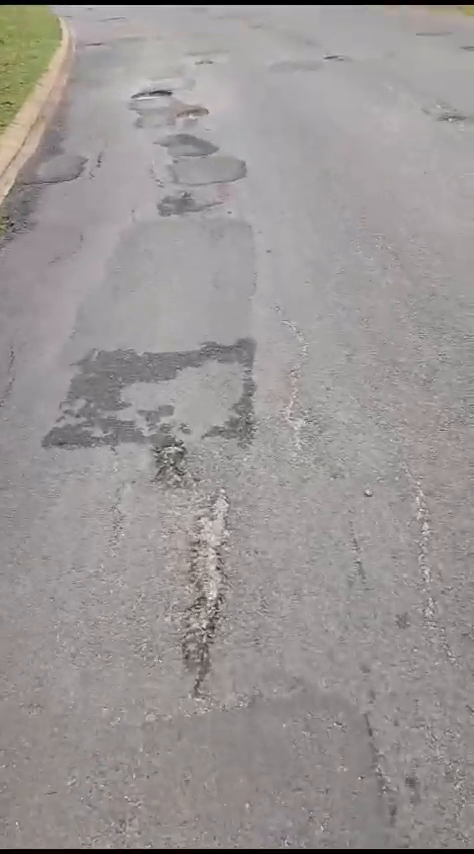
#> input picture frame 82 of Pothole.mp4, 474 x 854 px, given in place of the camera
$ python calibrate_camera.py
#> lines starting #> are read from the running program, lines starting #| are printed output that depends on the picture


import argparse
import time
from pathlib import Path

import cv2
import numpy as np


def calibrate(source, name: str, cols: int, rows: int,
              square_mm: float, min_frames: int, out_dir: Path):

#> called with source = 0, name = 'dms', cols = 9, rows = 6, square_mm = 25, min_frames = 15
    criteria = (cv2.TERM_CRITERIA_EPS + cv2.TERM_CRITERIA_MAX_ITER, 30, 0.001)
    obj_pts_single = np.zeros((cols * rows, 3), np.float32)
    obj_pts_single[:, :2] = np.mgrid[0:cols, 0:rows].T.reshape(-1, 2)
    obj_pts_single *= square_mm

    obj_points = []   # 3-D points in real world
    img_points = []   # 2-D points in image plane

    cap = cv2.VideoCapture(source)
    if not cap.isOpened():
        print(f"✗ Cannot open camera {source}")
        return

    print(f"\n── Camera Calibration ── {name} camera (source={source})")
    print(f"  Board: {cols}×{rows} inner corners, {square_mm} mm squares")
    print(f"  SPACE → capture  |  Q → finish & compute\n")

    captured = 0
    frame_h, frame_w = 0, 0

    while True:
        ret, frame = cap.read()
#> frame is the input picture: shape (854, 474, 3); mean B, G, R 149.2, 150, 154.6
        if not ret:
            time.sleep(0.05)
            continue

        frame_h, frame_w = frame.shape[:2]
#> frame_h = 854; frame_w = 474
        gray = cv2.cvtColor(frame, cv2.COLOR_BGR2GRAY)
        found, corners = cv2.findChessboardCorners(gray, (cols, rows), None)
#> found = False; corners = None

        display = frame.copy()
        if found:
            corners_refined = cv2.cornerSubPix(
                gray, corners, (11, 11), (-1, -1), criteria)
            cv2.drawChessboardCorners(display, (cols, rows),
                                      corners_refined, found)
            cv2.putText(display, "Board detected — SPACE to capture",
                        (10, 30), cv2.FONT_HERSHEY_SIMPLEX, 0.7,
                        (0, 230, 100), 2)
        else:
            cv2.putText(display, "No board detected",
                        (10, 30), cv2.FONT_HERSHEY_SIMPLEX, 0.7,
                        (0, 80, 220), 2)

        cv2.putText(display, f"Captured: {captured}/{min_frames}",
                    (10, frame_h - 12), cv2.FONT_HERSHEY_SIMPLEX,
                    0.6, (200, 200, 0), 2)
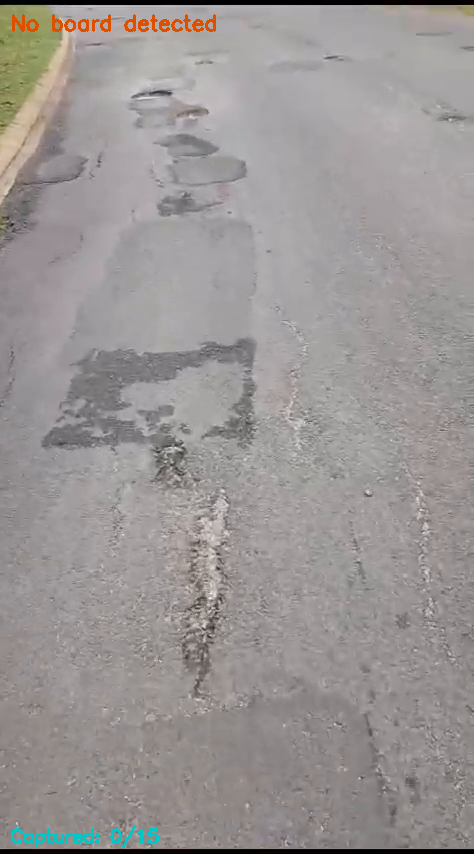
#> display: shape (854, 474, 3); mean B, G, R 148.8, 149.9, 154.5
        cv2.imshow("Calibration", display)

        key = cv2.waitKey(1) & 0xFF
#> (key q is pressed here)
        if key == ord(' ') and found:
            obj_points.append(obj_pts_single)
            img_points.append(corners_refined)
            captured += 1
            print(f"  Captured frame {captured}")
            # Flash green feedback
            flash = np.zeros_like(frame)
            flash[:] = (0, 200, 80)
            cv2.addWeighted(frame, 0.5, flash, 0.5, 0, display)
            cv2.imshow("Calibration", display)
            cv2.waitKey(300)
        elif key == ord('q') or key == 27:
            break

    cap.release()
    cv2.destroyAllWindows()

    if captured < min_frames:
        print(f"\n✗ Not enough frames ({captured} < {min_frames}). Aborting.")
        return

    print(f"\n  Computing calibration from {captured} frames …")

    ret, mtx, dist, rvecs, tvecs = cv2.calibrateCamera(
        obj_points, img_points,
        (frame_w, frame_h), None, None)

    # Reprojection error (lower is better — aim for < 1.0 px)
    total_err = 0.0
    for i, obj in enumerate(obj_points):
        proj, _ = cv2.projectPoints(obj, rvecs[i], tvecs[i], mtx, dist)
        total_err += cv2.norm(img_points[i], proj, cv2.NORM_L2) / len(proj)
    mean_err = total_err / len(obj_points)

    print(f"\n  ── Results ──────────────────────────────")
    print(f"  RMS reprojection error : {ret:.4f} px")
    print(f"  Mean reprojection error: {mean_err:.4f} px")
    print(f"  Camera matrix:\n{mtx}")
    print(f"  Distortion coeffs: {dist.ravel()}")

    if mean_err > 2.0:
        print("\n  ⚠  High reprojection error — consider recapturing with")
        print("     better board coverage (angles, distances, corners).")

    # Save
    out_dir.mkdir(parents=True, exist_ok=True)
    out_path = out_dir / f"camera_{name}_calib.npz"
    np.savez(str(out_path),
             camera_matrix=mtx,
             dist_coeffs=dist,
             img_size=(frame_w, frame_h),
             rms_error=np.array([ret]),
             mean_error=np.array([mean_err]))
    print(f"\n  ✓ Saved calibration to: {out_path}")
    print(f"\n  head_pose.py will auto-load this file on next run.\n")


def load_calibration(name: str, models_dir: Path = Path("models")):
    path = models_dir / f"camera_{name}_calib.npz"
    if not path.exists():
        return None, None
    data = np.load(str(path))
    return data["camera_matrix"], data["dist_coeffs"]


if __name__ == "__main__":
    parser = argparse.ArgumentParser(description="Camera calibration for VSM")
    parser.add_argument("--source",    type=int,   default=0,
                        help="Camera device index (0=DMS, 1=Road)")
    parser.add_argument("--name",      type=str,   default="dms",
                        help="Camera name suffix for output file")
    parser.add_argument("--cols",      type=int,   default=9,
                        help="Inner corners horizontally")
    parser.add_argument("--rows",      type=int,   default=6,
                        help="Inner corners vertically")
    parser.add_argument("--square-mm", type=float, default=25.0,
                        help="Physical size of each square in mm")
    parser.add_argument("--min-frames",type=int,   default=15,
                        help="Minimum captures before computing")
    parser.add_argument("--out-dir",   type=str,   default="models",
                        help="Output directory for .npz calibration file")
    args = parser.parse_args()

    calibrate(
        source     = args.source,
        name       = args.name,
        cols       = args.cols,
        rows       = args.rows,
        square_mm  = args.square_mm,
        min_frames = args.min_frames,
        out_dir    = Path(args.out_dir),
    )

$ run again, starting later in the video
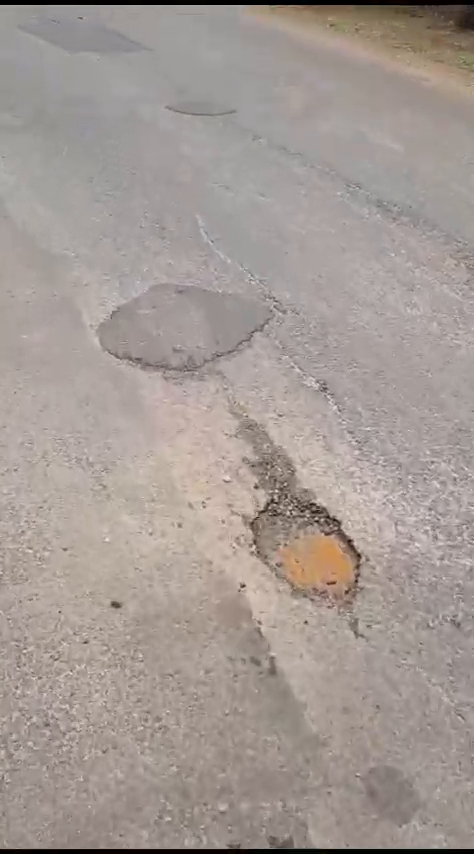
#> input picture frame 370 of Pothole.mp4, 474 x 854 px, given in place of the camera
#> in calibrate, frame is the input picture: shape (854, 474, 3); mean B, G, R 148.4, 153.7, 163.9
#> in calibrate, `gray = cv2.cvtColor(frame, cv2.COLOR_BGR2GRAY)`:
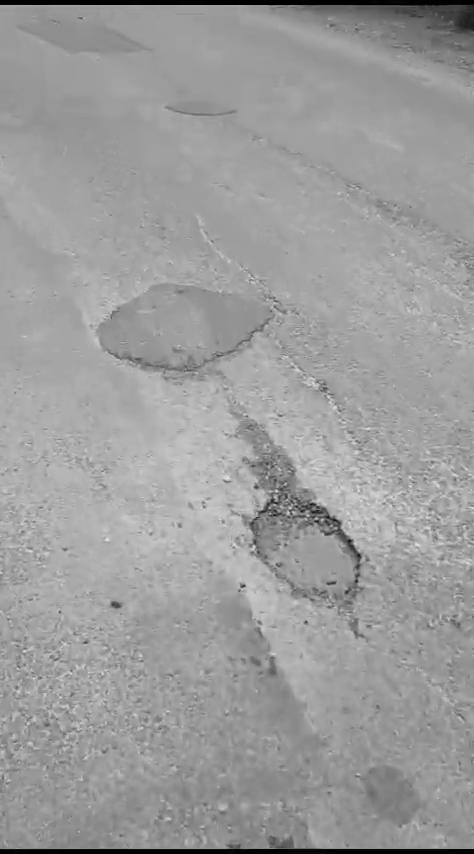
#> gray: shape (854, 474); min 0, max 229, mean 156.2
#> found = False; corners = None
#> in calibrate, `cv2.putText(display, f"Captured: {captured}/{min_frames}", (10, frame_..`:
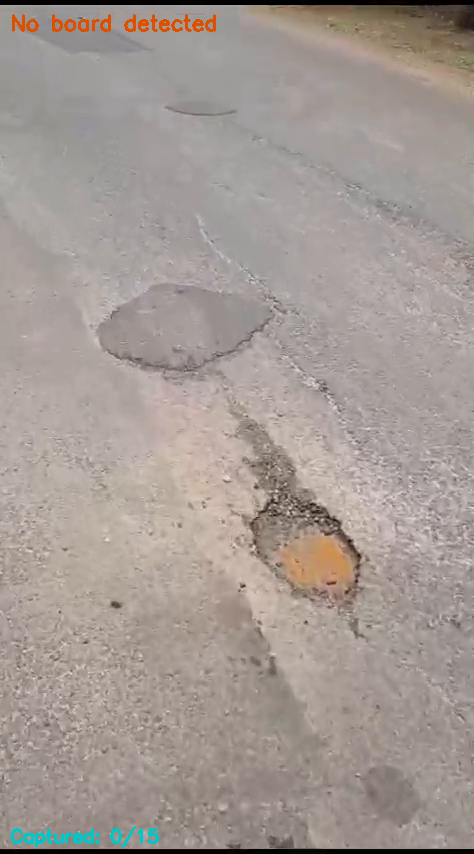
#> display: shape (854, 474, 3); mean B, G, R 148, 153.6, 163.8

$ run again, starting later in the video
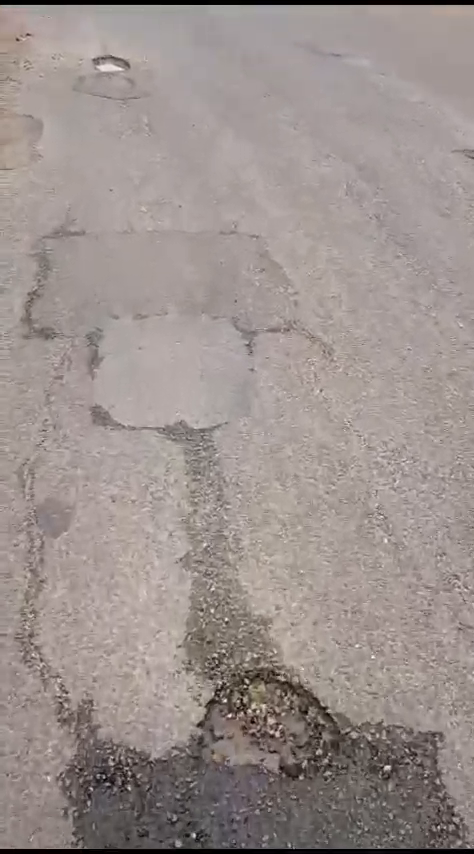
#> input picture frame 659 of Pothole.mp4, 474 x 854 px, given in place of the camera
#> in calibrate, frame is the input picture: shape (854, 474, 3); mean B, G, R 141.8, 145.2, 155.7
#> found = False; corners = None
#> in calibrate, `cv2.putText(display, f"Captured: {captured}/{min_frames}", (10, frame_..`:
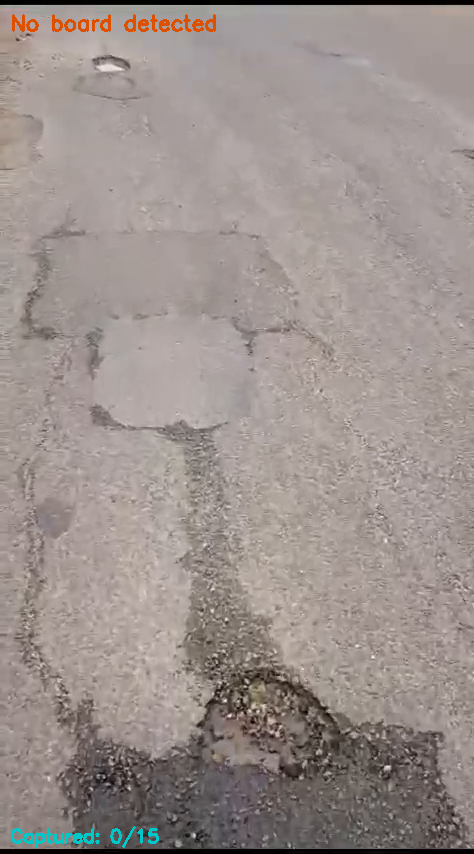
#> display: shape (854, 474, 3); mean B, G, R 141.5, 145.2, 155.6
